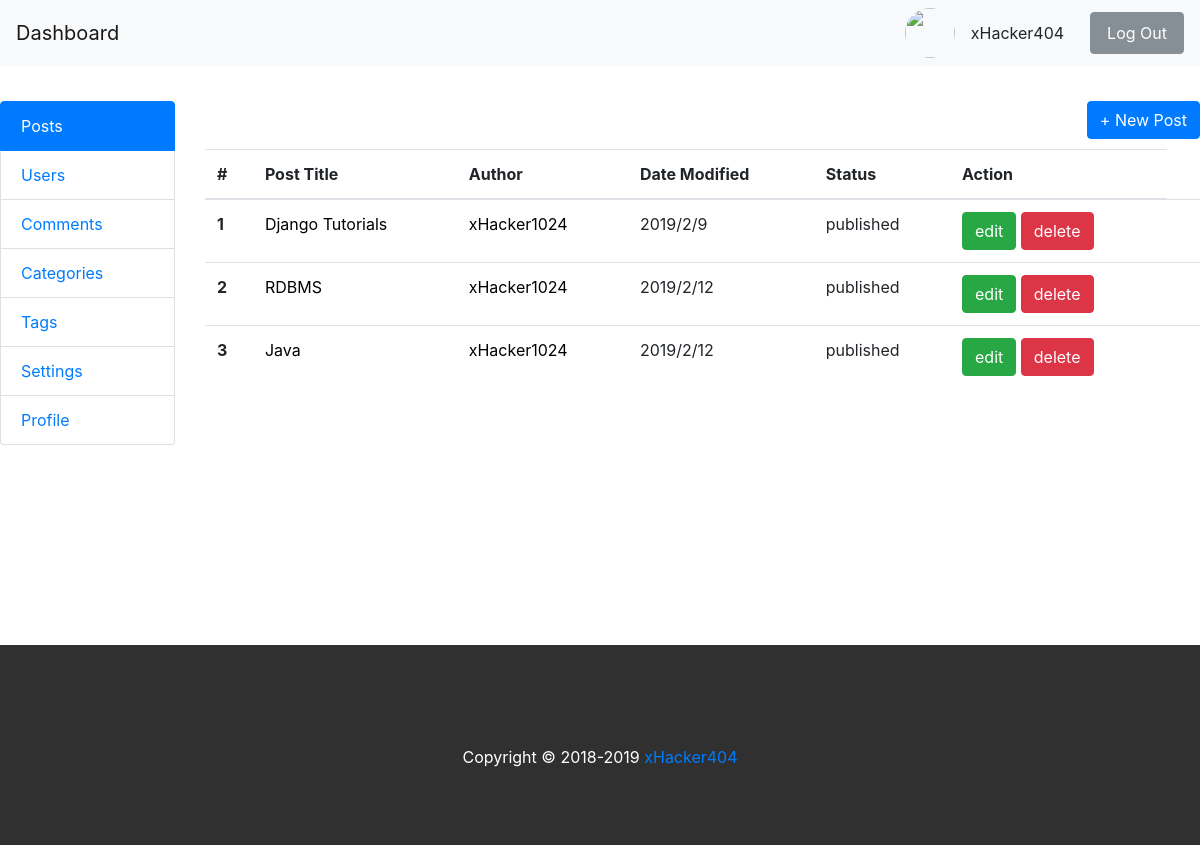
The page /backend/posts/ on the database as committed earlier.
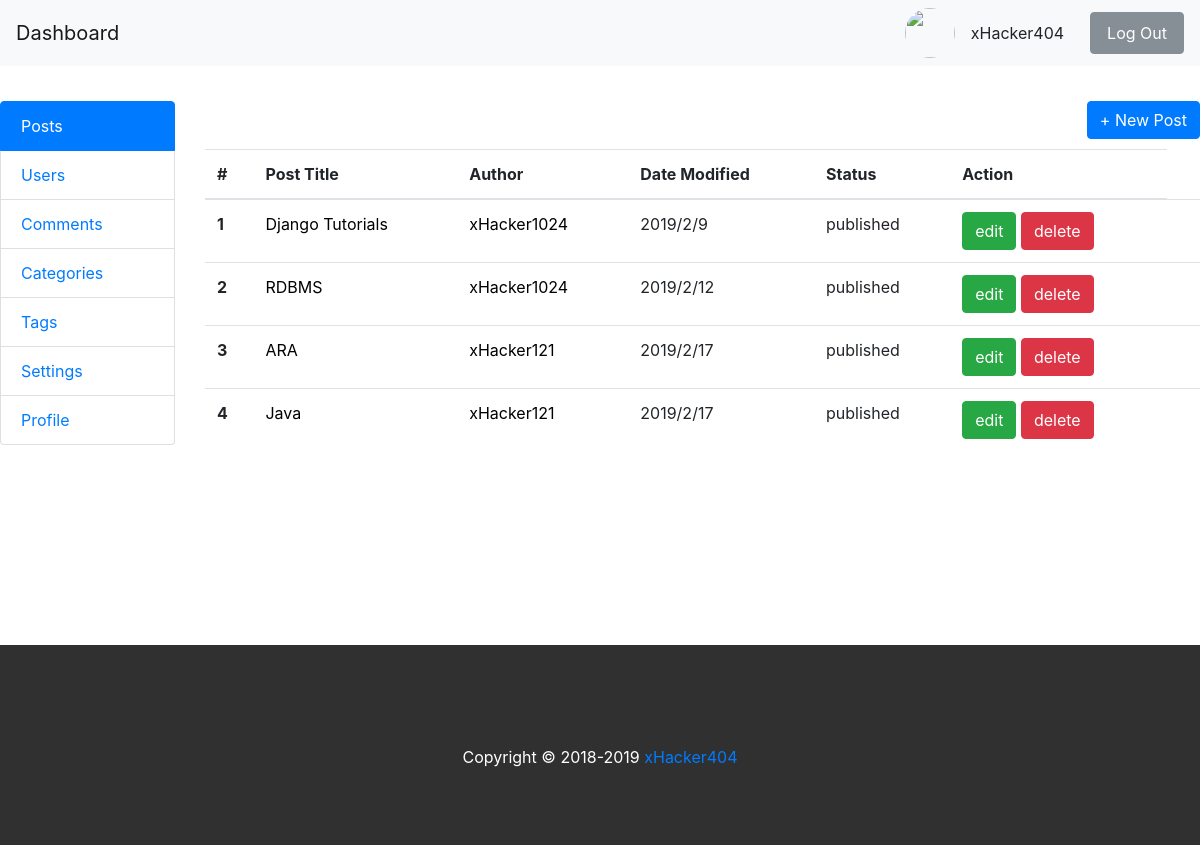
The same page on the database as committed later.
### blog/models.py (models this page shows, shortened)
class Post(models.Model):
    title = models.CharField(max_length=250,unique=True)
    content = models.CharField(max_length=1000)
    featured_img = models.ImageField(upload_to='featured_images', blank=True)
    tag = models.ManyToManyField(Tag, related_name='tags')
    category = models.ManyToManyField(Category, related_name='categories')
    status = models.CharField(max_length=100, default='drafted')
    author = models.ForeignKey(User,on_delete=models.CASCADE, default=1)
    created_date = models.DateTimeField(default=datetime.now())
    published_date = models.DateTimeField(blank=True, null=True)
    updated_date = models.DateTimeField(blank=True, null=True)

### backend/views.py (the view)
# urls.py: path('posts/', views.posts, name='posts'),
def posts(request):
    post_list = Post.objects.order_by('published_date')
    paginator = Paginator(post_list, 5) # Show 5 posts per page
    page = request.GET.get('page')
    posts = paginator.get_page(page)
    my_dict = {'posts':posts, 'post_page':'post_page'}
    return render(request, 'backend/posts.html', context=my_dict)

### blog/context_processors.py (called while the page is built)
def post_widget(request):
    all_posts = Post.objects.filter(status='published').order_by('published_date')
    years = []
    tags = Tag.objects.all()
    categories = Category.objects.all()
    for post in all_posts :
        year = post.published_date.year
        if year not in years:
            years.append(year)
    return {
    'all_posts':all_posts,
    'years':years,
    'tags':tags,
    'categories':categories
    }

def site_settings(request):
    settings = BlogSettings.objects.get(id=1)
    site_icon = settings.site_icon
    site_logo = settings.site_logo
    site_title = settings.site_title
    tagline = settings.tagline
    keywords = settings.keywords
    description = settings.description
    post_per_page = settings.post_per_page
    return {
    'site_icon':site_icon,
    'site_logo':site_logo,
    'site_title':site_title,
    'tagline':tagline,
    'keywords':keywords,
    'description':description,
     'post_per_page':post_per_page
    }

### templates/backend/posts.html (shortened to what this page needs)
<!DOCTYPE html>
{% extends 'backend/base.html'%}
{% block content %}
{% if post_page %}
<div class="col-md-10" >
		<div class="post" style="height:500px; overflow: scroll">
			<div class="" style="float:right; margin-bottom:10px">
				<a href="{% url 'backend:new_post'%}"class="btn btn-primary"> + New Post </a>
			</div>
				<table class="table">
					<thead>
						<tr>
							<th scope="col">#</th>
							<th scope="col">Post Title</th>
							<th scope="col">Author</th>
							<th scope="col">Date Modified</th>
							<th scope="col">Status</th>
							<th scope="col">Action</th>
						</tr>
					</thead>
					<tbody>
						{% if posts %}
							{% for post in posts %}
							<tr>
								<th scope="row">{{ forloop.counter }}</th>
								<td> <a href="/blog/posts/{{post.id}}"> {{ post.title}} </a></td>
								<td><a href="/blog/author/{{post.author}}">{{ post.author}}</a></td>
								<td>{{post.updated_date.year}}/{{post.updated_date.month}}/{{post.updated_date.day}}</td>
								<td>{{post.status}}</td>
								<td>
										<a href="/backend/edit_post/{{post.id}}" class="btn btn-success">edit</a>
										<a href="/backend/delete_post/{{post.id}}" class="btn btn-danger">delete</a>
								</td>
								<td></td>
							</tr>
							{% endfor %}
						{% endif %}
					</tbody>
				</table>
		</div>
</div>
{% endif %}
{% endblock %}

Rows that differ between the two databases and show on the page:
added Post: title "ARA", author "xHacker121", updated_date.year "2019", updated_date.month "2", updated_date.day "17", status "published"
changed Post "Java": author "xHacker1024" → "xHacker121"; updated_date.day "12" → "17"
